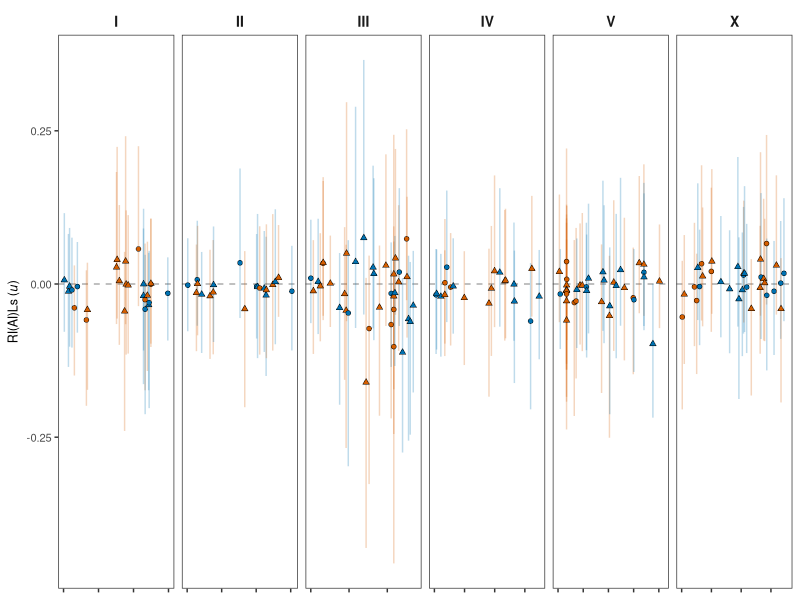
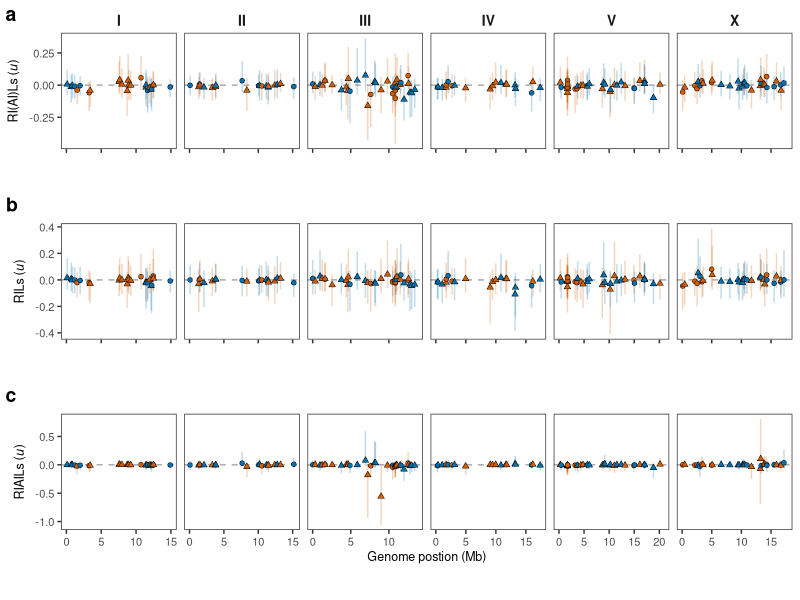

Reproduce these figures in R, in order. (Note: this script raises an error after producing the figures.)
library(tidyverse)
library(scales)

# Set working directory
setwd(glue::glue("{dirname(rstudioapi::getActiveDocumentContext()$path)}/.."))

# get the variant ids and the parents for plotting using hard coded parent_genos.csv file
vars <- data.table::fread("data/raw/parent_genos.csv") %>%
  tidyr::separate(loci, into = c("chrom", "pos", "type"), sep = "_", remove = T) %>%
  dplyr::mutate(parent = ifelse(MA530 == 1, "MA530", "MA563"),
                type = ifelse(type == "snp", "snp", "indel"),
                pos = as.numeric(pos))

# ws276 gff3 genome size and bins
edge <- tibble::tibble(chrom = c("I", "II", "III", "IV", "V", "X", "I", "II", "III", "IV", "V", "X"),
                       pos = c(0, 0, 0, 0, 0, 0, 15072434, 15279421 ,13783801 ,17493829, 20924180, 17718942),
                       alpha = "clear")  

# load the data from JZ and bind var ids
me.all <- data.table::fread("data/processed/Table_posterior_mutation_effects_RIL+RIAIL.csv") %>%
  dplyr::bind_cols(vars) %>%
  dplyr::full_join(edge) %>%
  dplyr::mutate(alpha = ifelse(is.na(alpha), "dark", alpha),
                mean = ifelse(is.na(mean), 0, mean),
                `CI2.5%` = ifelse(is.na(`CI2.5%`), 0, `CI2.5%`),
                CI97.5 = ifelse(is.na(CI97.5), 0, CI97.5),
                type = ifelse(is.na(type), "snp", type),
                parent = ifelse(is.na(parent), "MA530", parent))

me.riail <- data.table::fread("data/processed/Table_posterior_mutation_effects_RIAIL.csv") %>%
  dplyr::bind_cols(vars) %>%
  dplyr::full_join(edge) %>%
  dplyr::mutate(alpha = ifelse(is.na(alpha), "dark", alpha),
                mean = ifelse(is.na(mean), 0, mean),
                `CI2.5%` = ifelse(is.na(`CI2.5%`), 0, `CI2.5%`),
                CI97.5 = ifelse(is.na(CI97.5), 0, CI97.5),
                type = ifelse(is.na(type), "snp", type),
                parent = ifelse(is.na(parent), "MA530", parent))

me.ril <- data.table::fread("data/processed/Table_posterior_mutation_effects_RIL.csv") %>%
  dplyr::bind_cols(vars) %>%
  dplyr::full_join(edge) %>%
  dplyr::mutate(alpha = ifelse(is.na(alpha), "dark", alpha),
                mean = ifelse(is.na(mean), 0, mean),
                `CI2.5%` = ifelse(is.na(`CI2.5%`), 0, `CI2.5%`),
                CI97.5 = ifelse(is.na(CI97.5), 0, CI97.5),
                type = ifelse(is.na(type), "snp", type),
                parent = ifelse(is.na(parent), "MA530", parent))

#==============================================================================#
# Plot additive effect by genomic position
#==============================================================================#
leg.df <- tibble::tibble(type = rep(c("indel", "snp"), 2),
                         parent = rep(c("MA530", "MA563"), 2),
                         x = c(0,2,5,5),
                         y = c(0,2,5,5))
legend.p <- ggplot(leg.df) +
  aes(x = x, y = y, color = parent, shape = type) +
  geom_point(size = 3) +
  scale_color_manual(values = c("MA530" = "#0072B2", "MA563" = "#D55E00")) +
  scale_shape_manual(values = c("indel" = 16, "snp" = 17)) +
  theme_bw() +
  labs(shape = "Type", color = "Parent") +
  theme(panel.grid = element_blank(),
        legend.text = element_text(size = 9),
        legend.position = "bottom",
        legend.background = element_rect(fill = "transparent"))
legend <- cowplot::get_legend(legend.p)

fig3a <- ggplot(me.all) +
  geom_hline(yintercept = 0, linewidth = 0.5, linetype = 2, color = "darkgrey") +
  geom_linerange(aes(x = pos/(10^6), y = mean,
                     ymin = `CI2.5%`, ymax = `CI97.5`, color = parent),
                 linewidth = 0.5, alpha = 0.25) +
  geom_point(aes(x = pos/(10^6), y = mean, fill = parent, alpha = alpha, shape = type), size = 1.5, stroke = 0.25) +
  scale_alpha_discrete(range = c(0,1), guide = "none") +
  scale_color_discrete(na.translate=FALSE) +
  scale_color_manual(values = c("MA530" = "#0072B2", "MA563" = "#D55E00")) +
  scale_fill_discrete(na.translate=FALSE) +
  scale_fill_manual(values = c("MA530" = "#0072B2", "MA563" = "#D55E00")) +
  scale_shape_manual(values = c("indel" = 21, "snp" = 24)) +
  theme_bw() +
  facet_grid(~chrom, scales = "free_x") +
  labs(y = expression(paste('RI(AI)Ls (',italic('u'),')')),
       x = "Genome postion (Mb)",
       color = "Parent",
       shape = "Type") +
  theme(panel.grid = element_blank(),
        legend.position = "none",
        axis.title = element_text(size = 9),
        legend.text = element_text(size = 9),
        axis.text = element_text(size = 8),
        axis.text.x = element_blank(),
        axis.title.x = element_blank(),
        strip.background = element_blank(),
        strip.text = element_text(size = 10, face = "bold"))
fig3a
fig3b <- ggplot(me.ril) +
  geom_hline(yintercept = 0, linewidth = 0.5, linetype = 2, color = "darkgrey") +
  geom_linerange(aes(x = pos/(10^6), y = mean,
                     ymin = `CI2.5%`, ymax = `CI97.5`, color = parent),
                 linewidth = 0.5, alpha = 0.25) +
  geom_point(aes(x = pos/(10^6), y = mean, fill = parent, alpha = alpha, shape = type), size = 1.5, stroke = 0.25) +
  scale_alpha_discrete(range = c(0,1), guide = "none") +
  scale_color_discrete(na.translate=FALSE) +
  scale_color_manual(values = c("MA530" = "#0072B2", "MA563" = "#D55E00")) +
  scale_fill_discrete(na.translate=FALSE) +
  scale_fill_manual(values = c("MA530" = "#0072B2", "MA563" = "#D55E00")) +
  scale_shape_manual(values = c("indel" = 21, "snp" = 24)) +
  theme_bw() +
  facet_grid(~chrom, scales = "free_x") +
  labs(y = expression(paste('RILs (',italic('u'),')')),
       x = "Genome postion (Mb)",
       color = "Parent",
       shape = "Type") +
  theme(panel.grid = element_blank(),
        legend.position = "none",
        axis.title = element_text(size = 9),
        legend.text = element_text(size = 9),
        axis.text = element_text(size = 8),
        axis.text.x = element_blank(),
        axis.title.x = element_blank(),
        strip.background = element_blank(),
        strip.text.x = element_blank())

fig3c <- ggplot(me.riail) +
  geom_hline(yintercept = 0, linewidth = 0.5, linetype = 2, color = "darkgrey") +
  geom_linerange(aes(x = pos/(10^6), y = mean,
                     ymin = `CI2.5%`, ymax = `CI97.5`, color = parent),
                 linewidth = 0.5, alpha = 0.25) +
  geom_point(aes(x = pos/(10^6), y = mean, fill = parent, alpha = alpha, shape = type), size = 1.5,stroke = 0.25) +
  scale_alpha_discrete(range = c(0,1), guide = "none") +
  scale_color_discrete(na.translate=FALSE) +
  scale_color_manual(values = c("MA530" = "#0072B2", "MA563" = "#D55E00")) +
  scale_fill_discrete(na.translate=FALSE) +
  scale_fill_manual(values = c("MA530" = "#0072B2", "MA563" = "#D55E00")) +
  scale_shape_manual(values = c("indel" = 21, "snp" = 24)) +
  theme_bw() +
  facet_grid(~chrom, scales = "free_x") +
  labs(y = expression(paste('RIAILs (',italic('u'),')')),
       x = "Genome postion (Mb)",
       color = "Parent",
       shape = "Type") +
  theme(panel.grid = element_blank(),
        legend.position = "none",
        axis.title = element_text(size = 9),
        legend.text = element_text(size = 9),
        axis.text = element_text(size = 8),
        strip.background = element_blank(),
        strip.text.x = element_blank())

fig3abc <- cowplot::plot_grid(fig3a, fig3b, fig3c, labels = c("a", "b", "c"), ncol = 1, align = "hv", axis = "tblr")
fig3 <- cowplot::plot_grid(fig3abc, legend, labels = c("", ""), ncol = 1, rel_heights = c(1, .05))
fig3
# save it
cowplot::ggsave2(fig3, filename = "figures/figure3.png", width = 7, height = 5) #8 x 5 (wh)
cowplot::ggsave2(fig3, filename = "figures/figure3.pdf", width = 7, height = 5)
